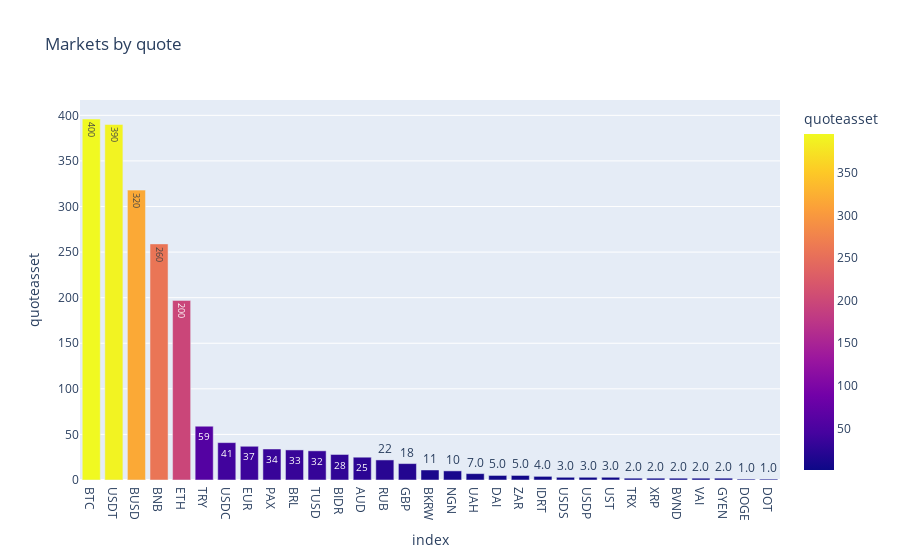

Notebook code cell kept with this figure:
### Code cell
fig = px.bar(m, x=m.index, y='quoteasset', text_auto='.2s', color = 'quoteasset', title="Markets by quote")
fig.show()

### Figure 1 — Plotly figure (JSON) as saved in the notebook; plotly's stock layout.template omitted (floating-point values rounded to 4 significant figures)
{"data": [{"alignmentgroup": "True", "hovertemplate": "index=%{x}<br>quoteasset=%{marker.color}<extra></extra>", "legendgroup": "", "marker": {"color": [396, 390, 318, 259, 197, 59, 41, 37, 34, 33, 32, 28, 25, 22, 18, 11, 10, 7, 5, 5, 4, 3, 3, 3, 2, 2, 2, 2, 2, 1, 1], "coloraxis": "coloraxis", "pattern": {"shape": ""}}, "name": "", "offsetgroup": "", "orientation": "v", "showlegend": false, "textposition": "auto", "texttemplate": "%{y:.2s}", "type": "bar", "x": ["BTC", "USDT", "BUSD", "BNB", "ETH", "TRY", "USDC", "EUR", "PAX", "BRL", "TUSD", "BIDR", "AUD", "RUB", "GBP", "BKRW", "NGN", "UAH", "DAI", "ZAR", "IDRT", "USDS", "USDP", "UST", "TRX", "XRP", "BVND", "VAI", "GYEN", "DOGE", "DOT"], "xaxis": "x", "y": [396, 390, 318, 259, 197, 59, 41, 37, 34, 33, 32, 28, 25, 22, 18, 11, 10, 7, 5, 5, 4, 3, 3, 3, 2, 2, 2, 2, 2, 1, 1], "yaxis": "y"}], "layout": {"barmode": "relative", "coloraxis": {"colorbar": {"title": {"text": "quoteasset"}}, "colorscale": [[0, "#0d0887"], [0.1111, "#46039f"], [0.2222, "#7201a8"], [0.3333, "#9c179e"], [0.4444, "#bd3786"], [0.5556, "#d8576b"], [0.6667, "#ed7953"], [0.7778, "#fb9f3a"], [0.8889, "#fdca26"], [1, "#f0f921"]]}, "legend": {"tracegroupgap": 0}, "title": {"text": "Markets by quote"}, "xaxis": {"anchor": "y", "domain": [0, 1], "title": {"text": "index"}}, "yaxis": {"anchor": "x", "domain": [0, 1], "title": {"text": "quoteasset"}}}}
